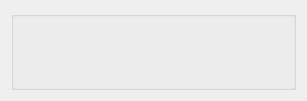
   <widget class="QWidget" name="horizontalLayoutWidget_4">
    <property name="geometry">
     <rect>
      <x>260</x>
      <y>160</y>
      <width>287</width>
      <height>101</height>
     </rect>
    </property>
    <layout class="QHBoxLayout" name="horizontalLayout_cards">
     <item>
      <widget class="QGroupBox" name="box_cards">
       <property name="minimumSize">
        <size>
         <width>285</width>
         <height>0</height>
        </size>
       </property>
       <property name="maximumSize">
        <size>
         <width>285</width>
         <height>109</height>
        </size>
       </property>
       <property name="title">
        <string/>
       </property>
       <widget class="QLabel" name="card1">
        <property name="geometry">
         <rect>
          <x>10</x>
          <y>10</y>
          <width>48</width>
          <height>76</height>
         </rect>
        </property>
        <property name="minimumSize">
         <size>
          <width>48</width>
          <height>76</height>
         </size>
        </property>
        <property name="maximumSize">
         <size>
          <width>48</width>
          <height>76</height>
         </size>
        </property>
        <property name="text">
         <string/>
        </property>
       </widget>
       <widget class="QLabel" name="card2">
        <property name="geometry">
         <rect>
          <x>62</x>
          <y>10</y>
          <width>48</width>
          <height>76</height>
         </rect>
        </property>
        <property name="minimumSize">
         <size>
          <width>48</width>
          <height>76</height>
         </size>
        </property>
        <property name="maximumSize">
         <size>
          <width>48</width>
          <height>76</height>
         </size>
        </property>
        <property name="text">
         <string/>
        </property>
       </widget>
       <widget class="QLabel" name="card3">
        <property name="geometry">
         <rect>
          <x>114</x>
          <y>10</y>
          <width>48</width>
          <height>76</height>
         </rect>
        </property>
        <property name="minimumSize">
         <size>
          <width>48</width>
          <height>76</height>
         </size>
        </property>
        <property name="maximumSize">
         <size>
          <width>48</width>
          <height>76</height>
         </size>
        </property>
        <property name="text">
         <string/>
        </property>
       </widget>
       <widget class="QLabel" name="card4">
        <property name="geometry">
         <rect>
          <x>169</x>
          <y>10</y>
          <width>48</width>
          <height>76</height>
         </rect>
        </property>
        <property name="minimumSize">
         <size>
          <width>48</width>
          <height>76</height>
         </size>
        </property>
        <property name="maximumSize">
         <size>
          <width>48</width>
          <height>76</height>
         </size>
        </property>
        <property name="text">
         <string/>
        </property>
       </widget>
       <widget class="QLabel" name="card5">
        <property name="geometry">
         <rect>
          <x>224</x>
          <y>10</y>
          <width>48</width>
          <height>76</height>
         </rect>
        </property>
        <property name="minimumSize">
         <size>
          <width>48</width>
          <height>76</height>
         </size>
        </property>
        <property name="maximumSize">
         <size>
          <width>48</width>
          <height>76</height>
         </size>
        </property>
        <property name="text">
         <string/>
        </property>
       </widget>
       <zorder>card2</zorder>
       <zorder>card3</zorder>
       <zorder>card4</zorder>
       <zorder>card5</zorder>
       <zorder>card1</zorder>
      </widget>
     </item>
    </layout>
   </widget>
